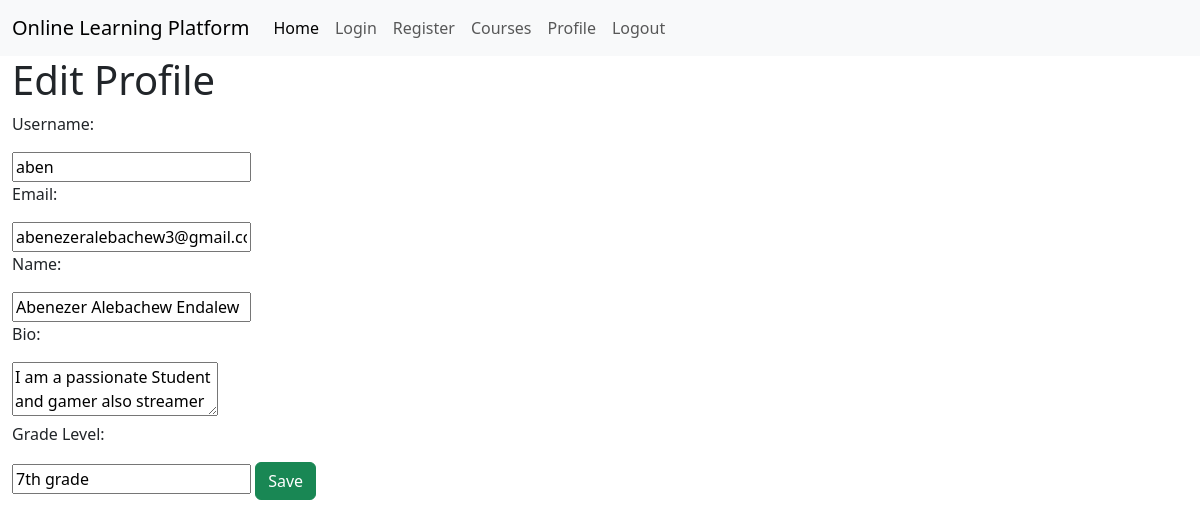
Before: /profile/edit (signed in) with the older database file.
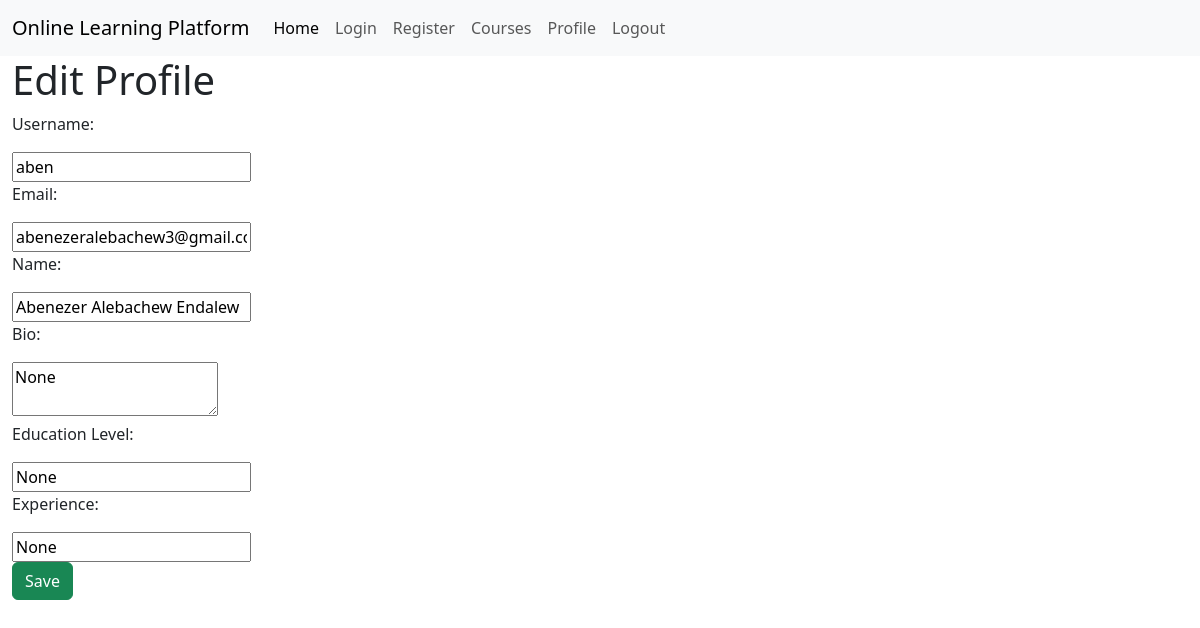
After: the same page with the newer database file.
### app.py (models this page shows)
class Student(db.Model):
    __tablename__ = 'students'
    id = db.Column(db.Integer, primary_key=True)
    user_id = db.Column(db.Integer, db.ForeignKey('users.id'), nullable=False)
    grade = db.Column(db.Text)
    bio = db.Column(db.Text)
    courses = db.relationship('Course', secondary='enrollments', back_populates='students')
    enrollments = db.relationship('Enrollment', cascade='all, delete', backref='student')

### app.py (the view)
@app.route('/profile/edit')
@login_required
def edit_profile():
    current_user_id = current_user.id
    user = User.query.filter_by(id=current_user_id).first()
    user = user.to_json()
    if user['role'] == 'teacher':
        teacher = Teacher.query.filter_by(user_id=current_user_id).first()
        role = 'teacher'
        user['bio'] = teacher.bio
        user['education'] = teacher.education
        user['experience'] = teacher.experience
    elif user['role'] == 'student':
        student = Student.query.filter_by(user_id=current_user_id).first()
        role = 'student'
        user['grade'] = student.grade
        user['bio'] = student.bio
    return render_template('edit_profile.html', user=user, role=role)

### app.py (called while the page is built)
@login_manager.user_loader
def load_user(id):
    return User.query.filter_by(id=id).first()

    def to_json(self):
        return {
            'id': self.id,
            'email': self.email,
            'username': self.username,
            'role': self.role,
            'name': self.name,
        }

### templates/edit_profile.html (shortened to what this page needs)
{% extends "base.html" %}
{% block content %}
<h1>Edit Profile</h1>
<form action="/profile" method="post">
    <p>Username: </p>
    <input type="text" name="username" id="username" value="{{user.username}}">
    <p>Email: </p>
    <input type="email" name="email" id="email" value="{{user.email}}">
    <p>Name: </p>
    <input type="text" name="name" id="name" value="{{user.name}}">
    <p>Bio: </p>
    <textarea name="bio" id="bio">{{user.bio}}</textarea>
    {% if role == 'student' %}
    <p>Grade Level: </p>
    <input type="text" name="grade_level" id="grade_level" value="{{user.grade}}">
    {% endif %}
    {% if role == 'teacher' %}
    <p>Education Level: </p>
    <input type="text" name="education_level" id="education_level" value="{{user.education}}">
    <p>Experience: </p>
    <input type="text" name="experience" id="experience" value="{{user.experience}}"><br>
    {% endif %}
    <input type="submit" value="Save" class="btn btn-success">
</form>
{% endblock %}

Changed rows visible on the page:
removed Student: bio "I am a passionate Student and gamer also streamer", grade_level "7th grade"
Other visible differences:
form field bio: (not shown) → "None"
form field education_level: (not shown) → "None"
form field experience: (not shown) → "None"
text no longer shown: "Grade Level:"
text now shown: "Education Level: Experience:"
